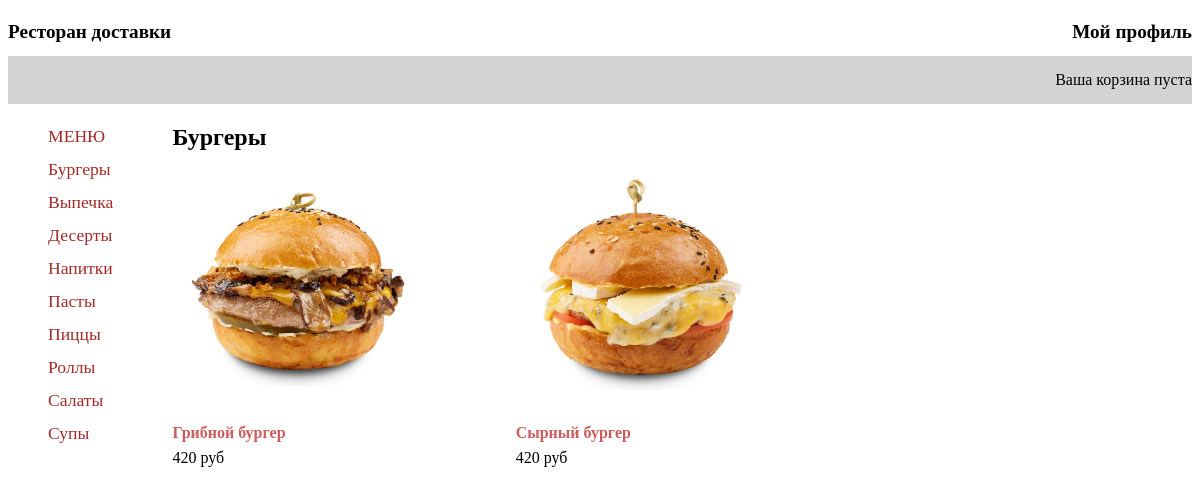
The page /burgers/ on the database its author committed.
### store/models.py (models this page shows, shortened)
class Category(models.Model):
    name = models.CharField(max_length=200, verbose_name='Категория')
    slug = models.SlugField(max_length=200)
    class Meta:
        ordering = ('name',)
        verbose_name_plural = 'Категории'
    def get_absolute_url(self):
        return reverse('product_list_by_category', args=[self.slug])

class Product(models.Model):
    category = models.ForeignKey(Category, on_delete=models.SET_NULL, null=True, verbose_name='Категория')
    name = models.CharField(max_length=200, verbose_name='Название')
    slug = models.SlugField(max_length=200)
    image = models.CharField(max_length=100, blank=True, null=True, verbose_name='Картинка')
    description = models.TextField(null=True, blank=True, verbose_name='Описание')
    price = models.DecimalField(max_digits=10, decimal_places=0, verbose_name='Цена')
    volume = models.CharField(max_length=50, null=True, verbose_name='Объем')
    available = models.BooleanField(default=True, verbose_name='Доступность товара')
    created = models.DateTimeField(auto_now_add=True, verbose_name='Дата создания')
    updated = models.DateTimeField(auto_now=True, verbose_name='Дата обновления')
    class Meta:
        ordering = ('name',)
        index_together = (('id', 'slug'),)
        verbose_name_plural = 'Товары'
    def get_absolute_url(self):
        return reverse('product_detail', args=[self.id, self.slug])

### store/views.py (the view)
# urls.py: path('', views.product_list, name='home'),
def product_list(request, category_slug=None):
    category = None
    categories = Category.objects.all()
    products = Product.objects.filter(available=True)
    if category_slug:
        category = get_object_or_404(Category, slug=category_slug)
        products = products.filter(category=category)
    data = {'category': category, 'categories': categories, 'products': products}
    return render(request, 'store/product_list.html', data)

### store/cart.py (called while the page is built)
    def __len__(self):
        return sum(item['quantity'] for item in self.cart.values())

### store/context_processors.py (called while the page is built)
def cart(request):
    return {'cart': Cart(request)}

### templates/store/product_list.html (shortened to what this page needs)
{% extends "index.html" %}
{% load static %}
{% block content %}
    <div id="sidebar">
        <ul>
            <li {% if not category %}class="selected"{% endif %}>
                <a href="{% url "home" %}">МЕНЮ</a>
            </li>
            {% for c in categories %}
                <li {% if category.slug == c.slug %}class="selected"
                    {% endif %}>
                    <a href="{{ c.get_absolute_url }}">{{ c.name }}</a>
                </li>
            {% endfor %}
        </ul>
    </div>
    <div class="pl-header">
        <h2>{% if category %}
            {{ category.name }}
        {% else %}Меню
        {% endif %}</h2>
        <div class="product-list">
            {% for product in products %}
                <div class="item">
                    <a href="{{ product.get_absolute_url }}">
                        <img src="{% if product.image %}{% static product.image %}
                              {% else %}{% static "img/no_image.png" %}
                              {% endif %}">
                    </a>
                    <br>
                    <a href="{{ product.get_absolute_url }}">{{ product.name }}</a>
                    <br>
                    <div id="price">{{ product.price }} руб</div>
                </div>
            {% endfor %}
        </div>
    </div>
{% endblock %}

### store/static/css/base.css (style rules this page uses)
body { font-family: Tahoma; }

### store/static/css/product_list.css (style rules this page uses)
#sidebar { display: flex; flex-direction: column; margin-right: 5%; }
#sidebar ul { list-style-type: none; line-height: 2em; }
#sidebar ul li a { color: brown; text-decoration: none; font-size: 1.1em; }
.pl-header { display: flex; flex-direction: column; }
.product-list { display: flex; flex-direction: row; flex-wrap: wrap; }
.item { flex-basis: 40%; flex-direction: column; }
.item img { width: 75%; height: 75%; }
.item a { text-decoration: none; color: indianred; line-height: 2em; font-weight: bolder; text-align: center; }

### rows shown on the page
Category: name "Бургеры"
Category: name "Выпечка"
Category: name "Десерты"
Category: name "Напитки"
Category: name "Пасты"
Category: name "Пиццы"
Category: name "Роллы"
Category: name "Салаты"
Category: name "Супы"
Product: image (picture), name "Грибной бургер", price "420"
Product: image (picture), name "Сырный бургер", price "420"
